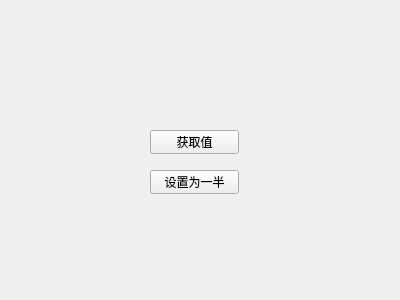
<?xml version="1.0" encoding="UTF-8"?>
<ui version="4.0">
 <class>Widget</class>
 <widget class="QWidget" name="Widget">
  <property name="geometry">
   <rect>
    <x>0</x>
    <y>0</y>
    <width>400</width>
    <height>300</height>
   </rect>
  </property>
  <property name="windowTitle">
   <string>Widget</string>
  </property>
  <widget class="SmallWidget" name="smallWidget" native="true">
   <property name="geometry">
    <rect>
     <x>100</x>
     <y>30</y>
     <width>191</width>
     <height>80</height>
    </rect>
   </property>
  </widget>
  <widget class="QPushButton" name="btn_get">
   <property name="geometry">
    <rect>
     <x>150</x>
     <y>130</y>
     <width>89</width>
     <height>24</height>
    </rect>
   </property>
   <property name="text">
    <string>获取值</string>
   </property>
  </widget>
  <widget class="QPushButton" name="btn_set">
   <property name="geometry">
    <rect>
     <x>150</x>
     <y>170</y>
     <width>89</width>
     <height>24</height>
    </rect>
   </property>
   <property name="text">
    <string>设置为一半</string>
   </property>
  </widget>
 </widget>
 <layoutdefault spacing="6" margin="11"/>
 <customwidgets>
  <customwidget>
   <class>SmallWidget</class>
   <extends>QWidget</extends>
   <header location="global">smallwidget.h</header>
   <container>1</container>
  </customwidget>
 </customwidgets>
 <resources/>
 <connections/>
</ui>
